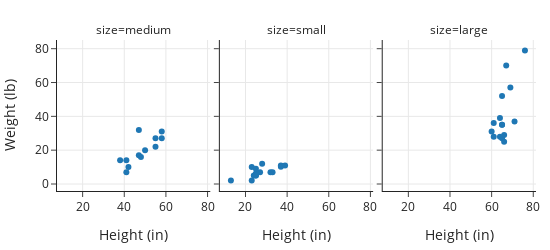

Notebook code for this chart:
### Markdown cell above
We often need to change a figure's layout.
For instance, we might want to adjust the figure margins or change the axis range.
To do this, we can use the `Figure.update_layout()` method.
In the facet catter plot that we made the title is cut off because
the plot doesn't have large enough margins. We can correct this with `Figure.update_layout()`:

### Code cell
fig = px.scatter(dogs, x='height', y='weight',
                 facet_col='size',
                 labels=dict(height="Height (in)", weight="Weight (lb)"),
                 width=550, height=250)

fig.update_layout(margin=dict(t=40))
fig

### Figure 1 — Plotly figure (JSON) as saved in the notebook; plotly's stock layout.template omitted (floating-point values rounded to 4 significant figures)
{"data": [{"hovertemplate": "size=medium<br>Height (in)=%{x}<br>Weight (lb)=%{y}<extra></extra>", "legendgroup": "", "marker": {"color": "#1F77B4", "symbol": "circle"}, "mode": "markers", "name": "", "orientation": "v", "showlegend": false, "type": "scatter", "x": [48, 41, 55, 50, 58, 58, 41, 42, 38, 47, 47, 55], "xaxis": "x", "y": [16, 14, 22, 20, 31, 27, 7, 10, 14, 32, 17, 27], "yaxis": "y"}, {"hovertemplate": "size=small<br>Height (in)=%{x}<br>Weight (lb)=%{y}<extra></extra>", "legendgroup": "", "marker": {"color": "#1F77B4", "symbol": "circle"}, "mode": "markers", "name": "", "orientation": "v", "showlegend": false, "type": "scatter", "x": [25, 37, 37, 27, 33, 13, 25, 23, 25, 39, 24, 25, 32, 28, 23, 25], "xaxis": "x2", "y": [6, 11, 10.15, 7, 7, 2, 5, 2, 6, 11, 5, 5, 7, 12, 10, 9], "yaxis": "y2"}, {"hovertemplate": "size=large<br>Height (in)=%{x}<br>Weight (lb)=%{y}<extra></extra>", "legendgroup": "", "marker": {"color": "#1F77B4", "symbol": "circle"}, "mode": "markers", "name": "", "orientation": "v", "showlegend": false, "type": "scatter", "x": [61, 65, 66, 60, 64, 65, 66, 69, 65, 71, 61, 64, 65, 76, 67], "xaxis": "x3", "y": [28, 27, 29, 31, 28, 35, 25, 57, 35, 37, 36, 39, 52, 79, 70], "yaxis": "y3"}], "layout": {"annotations": [{"font": {}, "showarrow": false, "text": "size=medium", "x": 0.16, "xanchor": "center", "xref": "paper", "y": 1, "yanchor": "bottom", "yref": "paper"}, {"font": {}, "showarrow": false, "text": "size=small", "x": 0.5, "xanchor": "center", "xref": "paper", "y": 1, "yanchor": "bottom", "yref": "paper"}, {"font": {}, "showarrow": false, "text": "size=large", "x": 0.84, "xanchor": "center", "xref": "paper", "y": 1, "yanchor": "bottom", "yref": "paper"}], "height": 250, "legend": {"tracegroupgap": 0}, "margin": {"t": 40}, "width": 550, "xaxis": {"anchor": "y", "autorange": true, "domain": [0, 0.32], "range": [7.488, 81.51], "title": {"text": "Height (in)"}, "type": "linear"}, "xaxis2": {"anchor": "y2", "autorange": true, "domain": [0.34, 0.66], "matches": "x", "range": [7.488, 81.51], "title": {"text": "Height (in)"}, "type": "linear"}, "xaxis3": {"anchor": "y3", "autorange": true, "domain": [0.68, 1.0], "matches": "x", "range": [7.488, 81.51], "title": {"text": "Height (in)"}, "type": "linear"}, "yaxis": {"anchor": "x", "autorange": true, "domain": [0, 1], "range": [-4.776, 85.78], "title": {"text": "Weight (lb)"}, "type": "linear"}, "yaxis2": {"anchor": "x2", "autorange": true, "domain": [0, 1], "matches": "y", "range": [-4.776, 85.78], "showticklabels": false, "type": "linear"}, "yaxis3": {"anchor": "x3", "autorange": true, "domain": [0, 1], "matches": "y", "range": [-4.776, 85.78], "showticklabels": false, "type": "linear"}}}
